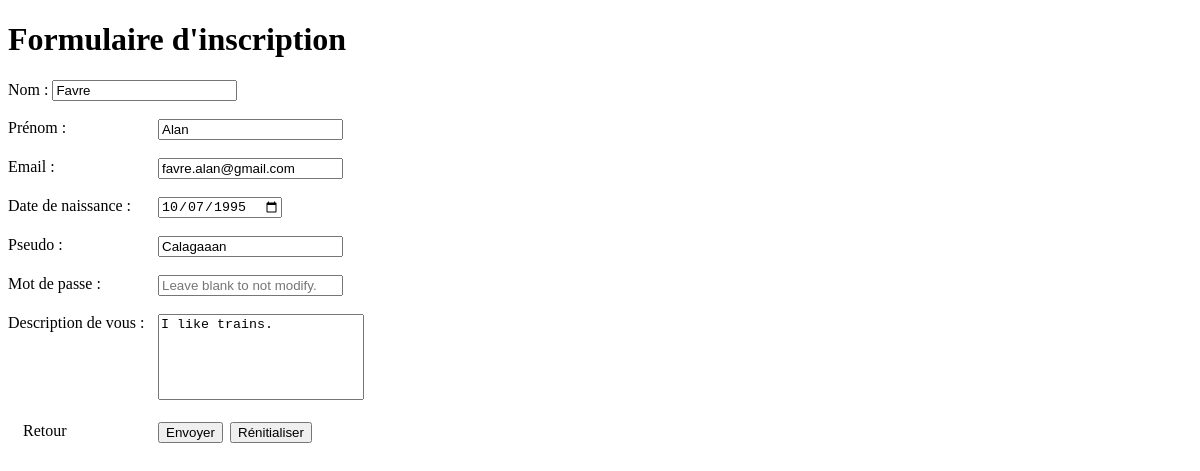
The page /index.php?id=15 on the database as committed earlier.
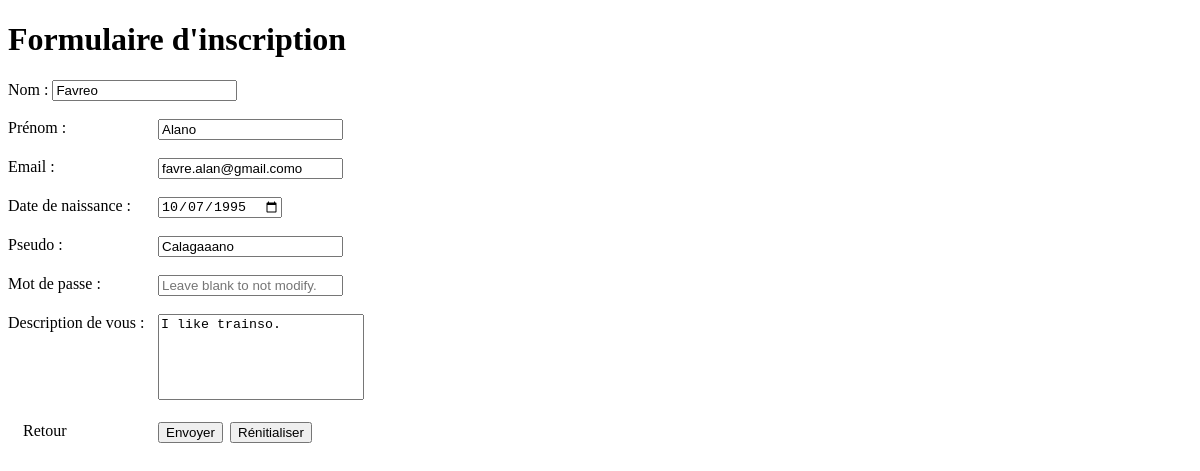
The same page on the database as committed later.
### tables this page shows
CREATE TABLE IF NOT EXISTS `user` (
  `idUser` int(11) NOT NULL AUTO_INCREMENT,
  `nom` varchar(50) NOT NULL,
  `prenom` varchar(50) NOT NULL,
  `email` varchar(50) NOT NULL,
  `dateNaissance` date NOT NULL,
  `pseudo` varchar(50) NOT NULL,
  `password` varchar(255) NOT NULL,
  `description` text,
  PRIMARY KEY (`idUser`),
  UNIQUE KEY `pseudo` (`pseudo`)
);

### dbfunction.php (called while the page is built, shortened)
<?php
function getConnexion()
{
    static $bdd = null;
    if($bdd == null)
    {
        try
        {
            $bdd = new PDO('mysql:host='.HOST.';dbname='.DBNAME, USER, PASS);
            $bdd->setAttribute(PDO::ATTR_ERRMODE, PDO::ERRMODE_EXCEPTION);
        }
        catch (PDOException $e)
        {
            print "Erreur : " . $e->getMessage() . "<br/>";
            die();
        }
    }
    return $bdd;
}
function selectOneUser($id)
{
    $RequeteSql =  'SELECT * FROM user WHERE idUser ='.$id.';';
    $RequeteData = getConnexion()->query($RequeteSql);
    return $RequeteData;
}

### index.php (the view, shortened to what this page needs)
<!DOCTYPE html>
<?php
include 'dbfunction.php';
$modifUser = false;
$nom = "";
$prenom = "";
$email = "";
$dateNaissance = "";
$pseudo = "";
$desc = "";
if(isset($_GET['id']))
{
    $id = $_REQUEST['id'];
    $modifUser = true;
    $tableau = selectOneUser($id);
    foreach ($tableau as $data)
    {
        $id = $data['idUser'];
        $nom = $data['nom'];
        $prenom = $data['prenom'];
        $email = $data['email'];
        $dateNaissance = $data['dateNaissance'];
        $pseudo = $data['pseudo'];
        $desc = $data['description'];
    }
}
?>
<html>
    <head>
        <link rel="stylesheet" type="text/css" href="style.css">
    </head>
    <body>
        <h1>Formulaire d'inscription</h1>
        <div>
            <?php
                if($modifUser == FALSE)
                {
            ?>
            <form id="monformulaire" method="post" action="dbfunction.php">
            <?php
                }
                else
                {
            ?>
            <form id="monformulaire" method="post" action="dbfunction.php?id=<?php echo $id; ?>"
            <?php
                }
            ?>
                <label for="nom" >Nom : </label><input id="nom" type="text" name="nom" value="<?php echo $nom; ?>" required /><br /><br />
                <label for="prenom" >Prénom : </label><input id="prenom" type="text" name="prenom" value="<?php echo $prenom; ?>" required /><br /><br />
                <label for="email" >Email : </label><input id="email" type="email" name="email" value="<?php echo $email; ?>" required /><br /><br />
                <label for="date" >Date de naissance : </label><input id="date" type="date" name="date" value="<?php echo $dateNaissance; ?>" required /><br /><br />
                <label for="pseudo" >Pseudo : </label><input id="pseudo" type="text" name="pseudo" value="<?php echo $pseudo; ?>" required /><br /><br />
                <label for="pass" >Mot de passe : </label><input id="pass" type="password" name="pass" <?php if($modifUser == TRUE) { ?>placeholder="Leave blank to not modify."<?php } ?> /><br /><br />
                <label for="description" >Description de vous : </label><textarea id="description" name="description" ><?php echo $desc; ?></textarea><br /><br />
                <input id="reset" name="reset" type='reset' value='Rénitialiser' />
                <?php
                    if($modifUser == FALSE)
                    {
                ?>
                <input name="envoyer" id="submit" type="submit" value="Envoyer" />
                <?php
                    }
                    else
                    {
                ?>
                <input name="update" id="submit" type="submit" value="Envoyer" />
                <a href="utilisateurs.php">Retour</a>
                <?php
                    }
                ?>
            </form>
        </div>
    </body>
</html>

### style.css (style rules this page uses)
#monformulaire textarea { width: 200px; height: 80px; resize: none; }
#monformulaire label { display: block; width: 150px; float: left; }
#submit { position: absolute; left: 158px; }
#reset { position: absolute; left: 230px; }
a { padding-left: 15px; padding-right: 15px; text-decoration: none; color: black; }

Rows that differ between the two databases and show on the page:
changed user: nom "Favre" → "Favreo"; prenom "Alan" → "Alano"; email "favre.alan@gmail.com" → "favre.alan@gmail.como"; pseudo "Calagaaan" → "Calagaaano"; description "I like trains." → "I like trainso."
